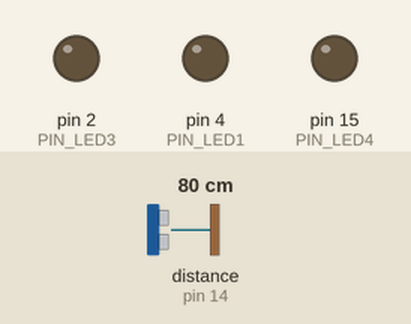
A sketch run on a simulated Arduino Uno, built with avr-gcc and run on an emulated ATmega328P. Shown: output pins drawn as LEDs (lit = HIGH). Wiring (inferred from the names in the program): ultrasonic range finder: trigger pin 13; echo pin 14. Inputs (shaded band) come from the test bench; at power-on: distance to the obstacle (sensor on pin 14) 80 cm. The echo pulse lasts 58.3 µs per cm; pins used as bus, display or sensor lines are not drawn; what the sketch prints to the serial monitor is not drawn.

Above: at 1.2 s.
1.3 s: distance to the obstacle (sensor on pin 14) set to 23 cm
4.3 s: distance to the obstacle (sensor on pin 14) set to 18 cm
At 4.7 s:
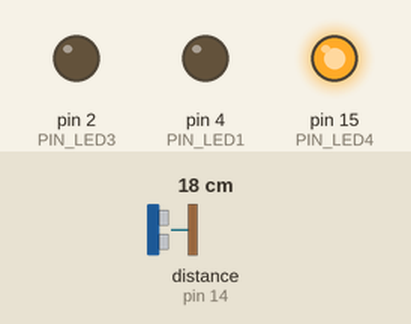
5.8 s: distance to the obstacle (sensor on pin 14) set to 14 cm
At 7.0 s:
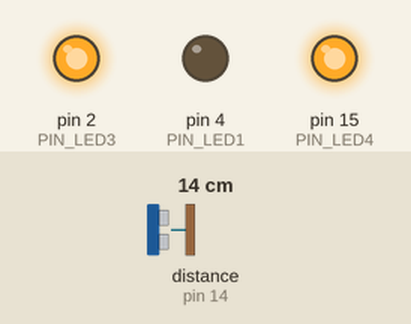
7.3 s: distance to the obstacle (sensor on pin 14) set to 2 cm
At 8.1 s:
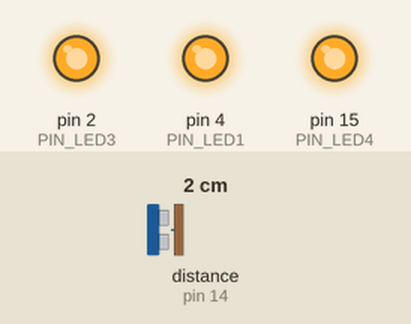
8.8 s: distance to the obstacle (sensor on pin 14) set to 5 cm
11.8 s: distance to the obstacle (sensor on pin 14) set to 8 cm
At 12.8 s:
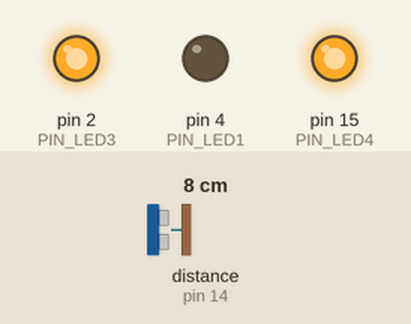
Timing chart, 0 to 14.8 s (numbered marks = the images above; inputs shaded):
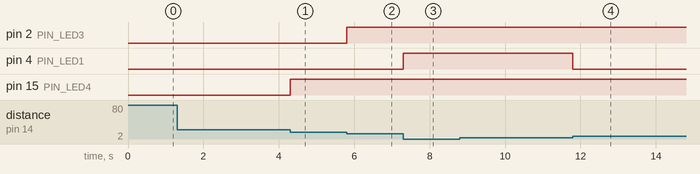

The sketch:

Project_28.2_Ultrasonic_Ranger.ino
```cpp
//**********************************************************************************
/*
 * Filename    : Ultrasonic Ranger
 * Description : four leds are controlled by ultrasonic ranging.
 * Auther      : http//www.keyestudio.com
*/
const int TrigPin = 13;    // define TrigPin
const int EchoPin = 14;    // define EchoPin.
const int PIN_LED1 = 4;    // define PIN_LED1
const int PIN_LED2 = 0;    // define PIN_LED2
const int PIN_LED3 = 2;    // define PIN_LED3
const int PIN_LED4 = 15;    // define PIN_LED4
int duration = 0;    // define the initial value of the duration to be 0
int distance = 0;   // define the initial value of the distance to be 0
void setup()
{
  pinMode(TrigPin , OUTPUT); // set trigPin to output mode
  pinMode(EchoPin , INPUT); // set echoPin to input mode
  pinMode(PIN_LED1 , OUTPUT);  // set PIN_LED1 to output mode
  pinMode(PIN_LED2 , OUTPUT);  // set PIN_LED2 to output mode
  pinMode(PIN_LED3 , OUTPUT);  // set PIN_LED3 to output mode
  pinMode(PIN_LED4 , OUTPUT);  // set PIN_LED4 to output mode
  Serial.begin(115200);  // Open serial monitor at 115200 baud to see ping results.
}
void loop()
{
// make trigPin output high level lasting for 10μs to triger HC_SR04
  digitalWrite(TrigPin , HIGH);
  delayMicroseconds(10);
  digitalWrite(TrigPin , LOW);
// Wait HC-SR04 returning to the high level and measure out this waitting time
  duration = pulseIn(EchoPin , HIGH);
// calculate the distance according to the time
  distance = (duration/2) / 28.5 ;
  Serial.print("Distance: ");
  Serial.print(distance); //Serial port print distance value
  Serial.println("cm");
  if ( distance <= 5 )
  {
    digitalWrite(PIN_LED1, HIGH);
  }
  else
  {
    digitalWrite(PIN_LED1, LOW);
  }
  if ( distance <= 10 )
  {
    digitalWrite(PIN_LED2, HIGH);
  }
  else
  {
    digitalWrite(PIN_LED2, LOW);
  }
  if ( distance <= 15 )
  {
    digitalWrite(PIN_LED3, HIGH);
  }
  else
  {
    digitalWrite(PIN_LED3, LOW);
  }
  if ( distance <= 20 )
  {
    digitalWrite(PIN_LED4, HIGH);
  }
  else
  {
    digitalWrite(PIN_LED4, LOW);
  }
}
//**********************************************************************************
```

Measured:
- the behaviour switches between 21 and 20 cm on distance to the obstacle (sensor on pin 14) (found by bisection; images 0 and 1)
- the behaviour switches between 16 and 15 cm on distance to the obstacle (sensor on pin 14) (found by bisection; images 1 and 2)
- the behaviour switches between 6 and 7 cm on distance to the obstacle (sensor on pin 14) (found by bisection; images 3 and 4)
- after the input at 4.3 s, pin 15 (PIN_LED4): LOW → HIGH at once
- after the input at 5.8 s, pin 2 (PIN_LED3): LOW → HIGH at once
- after the input at 7.3 s, pin 4 (PIN_LED1): LOW → HIGH at once
- after the input at 11.8 s, pin 4 (PIN_LED1): HIGH → LOW at once
